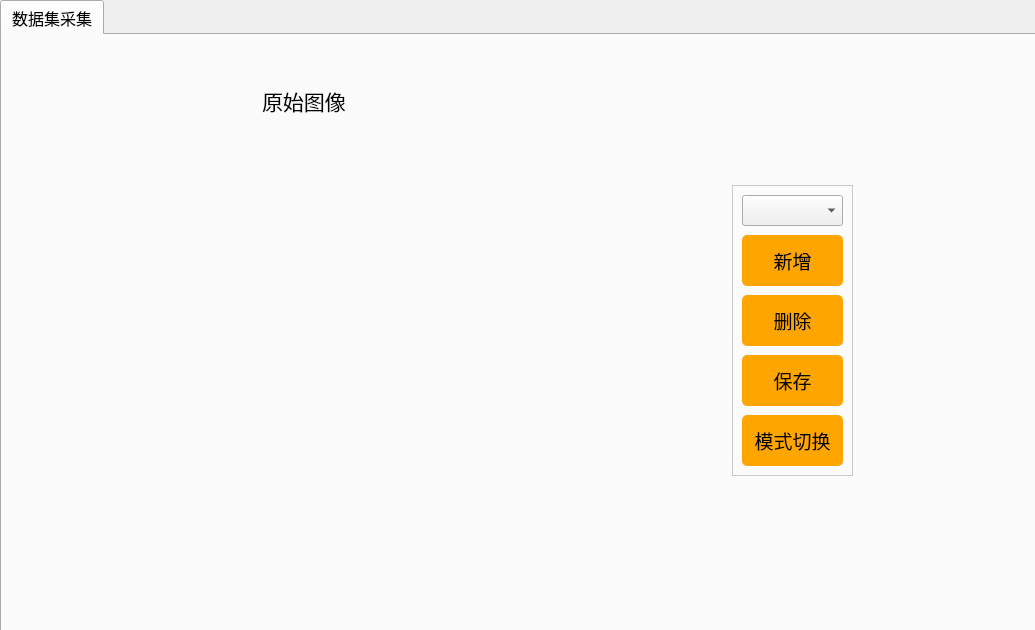
<?xml version="1.0" encoding="UTF-8"?>
<ui version="4.0">
 <class>MainWindow</class>
 <widget class="QMainWindow" name="MainWindow">
  <property name="geometry">
   <rect>
    <x>0</x>
    <y>0</y>
    <width>1035</width>
    <height>630</height>
   </rect>
  </property>
  <property name="windowTitle">
   <string>数据集采集</string>
  </property>
  <widget class="QWidget" name="centralwidget">
   <widget class="QTabWidget" name="tabWidget">
    <property name="geometry">
     <rect>
      <x>0</x>
      <y>0</y>
      <width>1101</width>
      <height>761</height>
     </rect>
    </property>
    <property name="sizePolicy">
     <sizepolicy hsizetype="Preferred" vsizetype="Preferred">
      <horstretch>0</horstretch>
      <verstretch>0</verstretch>
     </sizepolicy>
    </property>
    <property name="minimumSize">
     <size>
      <width>1070</width>
      <height>710</height>
     </size>
    </property>
    <property name="font">
     <font>
      <family>华文彩云</family>
      <pointsize>12</pointsize>
     </font>
    </property>
    <property name="contextMenuPolicy">
     <enum>Qt::PreventContextMenu</enum>
    </property>
    <property name="statusTip">
     <string>拓扑图</string>
    </property>
    <property name="whatsThis">
     <string>拓扑图</string>
    </property>
    <property name="accessibleName">
     <string>拓扑图</string>
    </property>
    <property name="layoutDirection">
     <enum>Qt::LeftToRight</enum>
    </property>
    <property name="autoFillBackground">
     <bool>false</bool>
    </property>
    <property name="styleSheet">
     <string notr="true"/>
    </property>
    <property name="currentIndex">
     <number>0</number>
    </property>
    <property name="elideMode">
     <enum>Qt::ElideNone</enum>
    </property>
    <widget class="QWidget" name="tools_3">
     <attribute name="title">
      <string>数据集采集</string>
     </attribute>
     <widget class="QWidget" name="widget_13" native="true">
      <property name="geometry">
       <rect>
        <x>-30</x>
        <y>30</y>
        <width>1201</width>
        <height>721</height>
       </rect>
      </property>
      <property name="styleSheet">
       <string notr="true">border-image: url(./images/study-chart-bg.png);
</string>
      </property>
      <widget class="QLabel" name="label_process">
       <property name="geometry">
        <rect>
         <x>190</x>
         <y>80</y>
         <width>511</width>
         <height>381</height>
        </rect>
       </property>
       <property name="text">
        <string/>
       </property>
      </widget>
      <widget class="QLabel" name="label_28">
       <property name="geometry">
        <rect>
         <x>290</x>
         <y>20</y>
         <width>611</width>
         <height>31</height>
        </rect>
       </property>
       <property name="font">
        <font>
         <family>黑体</family>
         <pointsize>16</pointsize>
        </font>
       </property>
       <property name="styleSheet">
        <string notr="true">color: rgb(0, 0, 0);</string>
       </property>
       <property name="text">
        <string>原始图像</string>
       </property>
      </widget>
      <widget class="QWidget" name="widget_15" native="true">
       <property name="geometry">
        <rect>
         <x>760</x>
         <y>120</y>
         <width>121</width>
         <height>291</height>
        </rect>
       </property>
       <property name="styleSheet">
        <string notr="true">#widget_15 {border:1px solid #242424;
border-color: rgb(200, 200, 200);}</string>
       </property>
       <widget class="QComboBox" name="comboBox_label">
        <property name="geometry">
         <rect>
          <x>10</x>
          <y>10</y>
          <width>101</width>
          <height>31</height>
         </rect>
        </property>
       </widget>
       <widget class="QPushButton" name="pushButton_imgwrite">
        <property name="geometry">
         <rect>
          <x>10</x>
          <y>170</y>
          <width>101</width>
          <height>51</height>
         </rect>
        </property>
        <property name="font">
         <font>
          <family>黑体</family>
          <pointsize>14</pointsize>
         </font>
        </property>
        <property name="styleSheet">
         <string notr="true">QPushButton{background-color: rgb(255, 165, 0);}
QPushButton:hover{background-color:  rgb(255, 210, 0);}
QPushButton{border-radius:5px;}</string>
        </property>
        <property name="text">
         <string>保存</string>
        </property>
       </widget>
       <widget class="QPushButton" name="pushButton_addlabel">
        <property name="geometry">
         <rect>
          <x>10</x>
          <y>50</y>
          <width>101</width>
          <height>51</height>
         </rect>
        </property>
        <property name="font">
         <font>
          <family>黑体</family>
          <pointsize>14</pointsize>
         </font>
        </property>
        <property name="styleSheet">
         <string notr="true">QPushButton{background-color: rgb(255, 165, 0);}
QPushButton:hover{background-color:  rgb(255, 210, 0);}
QPushButton{border-radius:5px;}</string>
        </property>
        <property name="text">
         <string>新增</string>
        </property>
       </widget>
       <widget class="QPushButton" name="pushButton_deletelabel">
        <property name="geometry">
         <rect>
          <x>10</x>
          <y>110</y>
          <width>101</width>
          <height>51</height>
         </rect>
        </property>
        <property name="font">
         <font>
          <family>黑体</family>
          <pointsize>14</pointsize>
         </font>
        </property>
        <property name="styleSheet">
         <string notr="true">QPushButton{background-color: rgb(255, 165, 0);}
QPushButton:hover{background-color:  rgb(255, 210, 0);}
QPushButton{border-radius:5px;}</string>
        </property>
        <property name="text">
         <string>删除</string>
        </property>
       </widget>
       <widget class="QPushButton" name="pushButton_mode">
        <property name="geometry">
         <rect>
          <x>10</x>
          <y>230</y>
          <width>101</width>
          <height>51</height>
         </rect>
        </property>
        <property name="font">
         <font>
          <family>黑体</family>
          <pointsize>14</pointsize>
         </font>
        </property>
        <property name="styleSheet">
         <string notr="true">QPushButton{background-color: rgb(255, 165, 0);}
QPushButton:hover{background-color:  rgb(255, 210, 0);}
QPushButton{border-radius:5px;}</string>
        </property>
        <property name="text">
         <string>模式切换</string>
        </property>
       </widget>
      </widget>
     </widget>
    </widget>
   </widget>
  </widget>
 </widget>
 <resources>
  <include location="resource.qrc"/>
 </resources>
 <connections/>
</ui>
